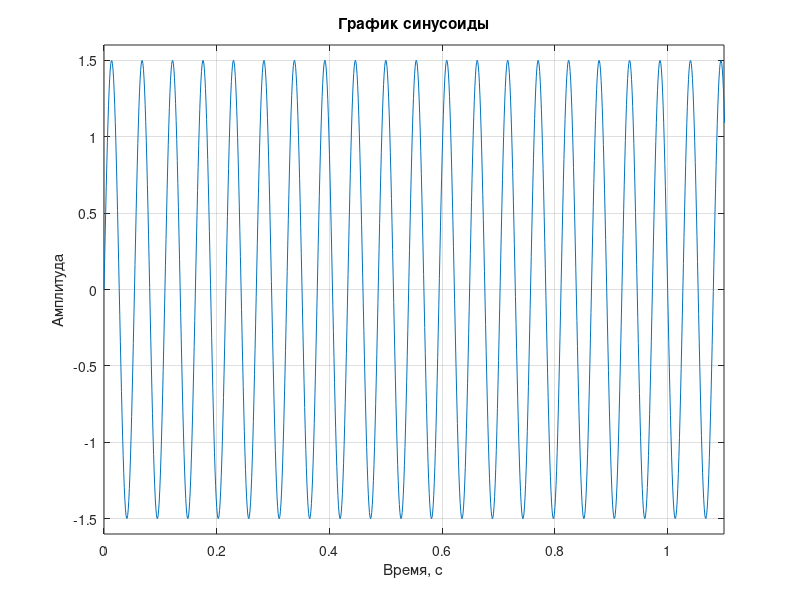
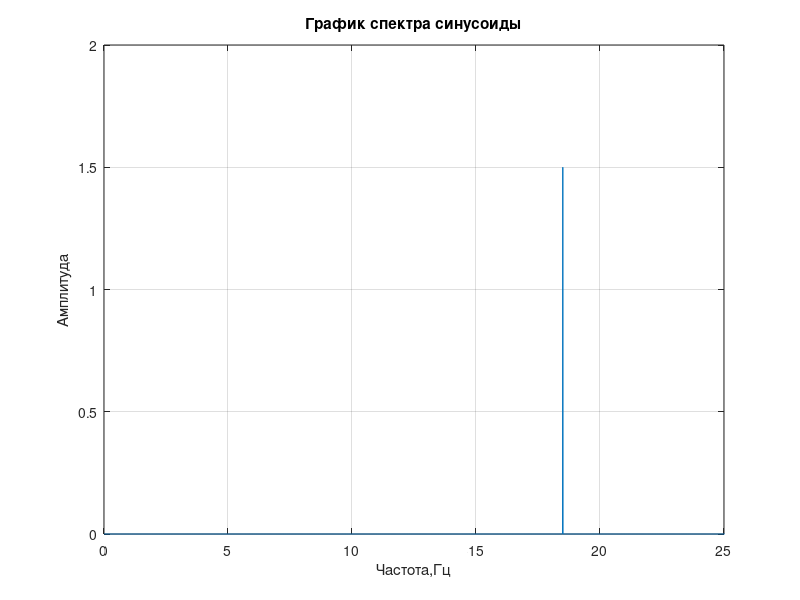
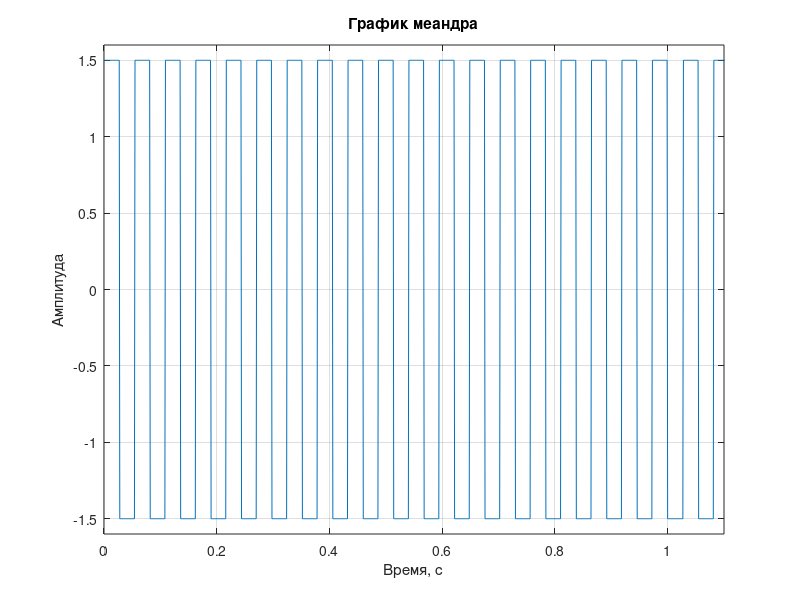
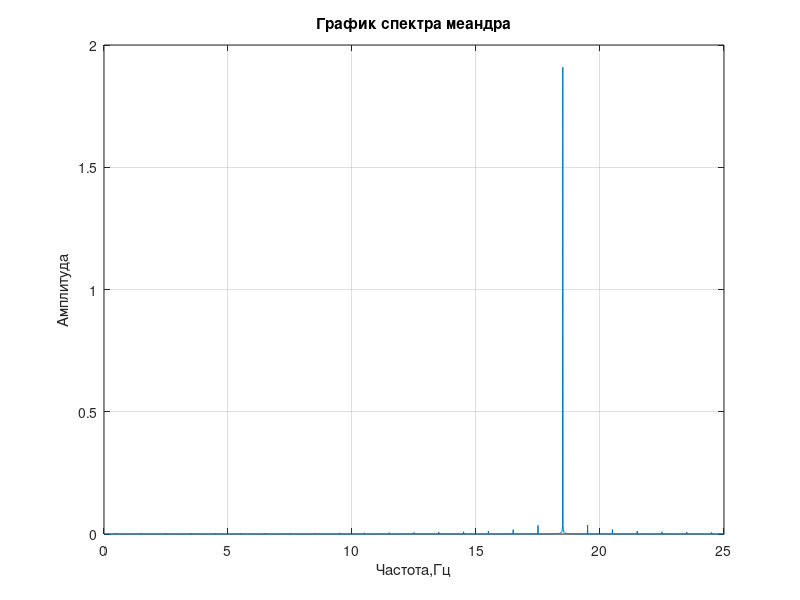

Source code (MATLAB) for these figures, in order: (Note: this script raises an error after producing the figures.)
clear
close all
clc
% параметры
T_0 = 0;
T_k = 100;
T_d = 0.001;
Fd=1000;
N_t = (T_k - T_0)/T_d + 1;

FftL=100000;
F = T_0:Fd/FftL:Fd/2-1/FftL;

% создание вектора времени
t = linspace(T_0, T_k, N_t);
% вариант 5
var = 5;
    
    
% для синусойдного сигнала

% % график синусоиды
sig_sin = 1.5*sin(18.5*2*pi*t);
sig_spec1 = abs(fft(sig_sin,FftL));
% sig_spec1 = fftshift(sig_spec1);
figure;
plot(t, sig_sin);
xlim([0, 1.1]);
ylim([-1.6, 1.6]);
title('График синусоиды');
grid()
ylabel('Амплитуда')
xlabel('Время, с')



%график спектра синусоиды
figure;
sig_spec1 = 2*sig_spec1./FftL;
sig_spec1(1) = sig_spec1(1)/2;
plot(F,sig_spec1(1:length(F)));
xlim([0, 25]);
title('График спектра синусоиды');
grid()
ylabel('Амплитуда')
xlabel('Частота,Гц')



%для меандра

% график меандра
sig_meandr = 1.5*square(18.5*2*pi*t);
sig_spec2 = abs(fft(sig_meandr));
% sig_spec2 = fftshift(sig_spec2);
figure;
plot(t, sig_meandr)
title('График меандра');
grid()
xlim([0, 1.1]);
ylim([-1.6, 1.6]);
ylabel('Амплитуда')
xlabel('Время, с')

% % график спектра меандра
figure;
sig_spec2 = 2*sig_spec2./FftL;
sig_spec2(1) = sig_spec2(1)/2;
plot(F,sig_spec2(1:length(F)));
xlim([0, 25]);
title('График спектра меандра');
grid()
ylabel('Амплитуда')
xlabel('Частота,Гц')



%для пилообразного сигнала

% график пилообразного сигнала
sig_saw = 1.5*sawtooth(18.5*2*pi*t);
sig_spec3 = abs(fft(sig_saw));
figure;
plot(t, sig_saw)
title('График пилообразного сигнала');
xlim([0, 1.1]);
ylim([-1.6, 1.6]);
grid()
ylabel('Амплитуда')
xlabel('Время, с')

% график спектра пилообразного сигнала
% figure;
% sig_spec3 = 2*sig_spec3./FftL;
% sig_spec3(1) = sig_spec3(1)/2;
% plot(F,sig_spec3(1:length(F)));
% xlim([0, 25]);
% title('График спектра пилообразного сигнала');
% grid()
% ylabel('Амплитуда')
% xlabel('Частота,Гц')



% идеальное реле для синусоиды

sig_sin_after_relay = sign(sig_sin);
spec_sig_sin_after_relay = abs(fft(sig_sin_after_relay));

%График спектра синусоиды после идеального реле
figure;
spec_sig_sin_after_relay = 2*spec_sig_sin_after_relay./FftL;
spec_sig_sin_after_relay(1) = spec_sig_sin_after_relay(1)/2;
plot(F,spec_sig_sin_after_relay(1:length(F)));
xlim([0, 25]);
title('График спектра синусоиды после идеального реле');
grid()
ylabel('Амплитуда')
xlabel('Частота,Гц')

%График синусоиды до и после идеального реле
figure;
hold on
plot(t, sig_sin);
plot(t, sig_sin_after_relay);
xlim([0, 0.5]);
title('График синусоиды до и после идеального реле');
legend('Синусоида до идеального реле','Синусоида после идеального реле')
grid()
ylabel('Амплитуда')
xlabel('Время, с')
hold off



% идеальное реле для меандра

sig_meandr_after_relay = sign(sig_meandr);
spec_sig_meandr_after_relay = abs(fft(sig_meandr_after_relay));

%График спектра меандра после идеального реле
figure;
spec_sig_meandr_after_relay = 2*spec_sig_meandr_after_relay./FftL;
spec_sig_meandr_after_relay(1) = spec_sig_meandr_after_relay(1)/2;
plot(F,spec_sig_meandr_after_relay(1:length(F)));
xlim([0, 25]);
title('График спектра меандра после идеального реле');
grid()
ylabel('Амплитуда')
xlabel('Частота,Гц')
%
% %График меандра до и после идеального реле
figure;
hold on
plot(t, sig_meandr);
plot(t, sig_meandr_after_relay);
xlim([0, 0.5]);
title('График меандра до и после идеального реле');
legend('Меандр до идеального реле','Меандр после идеального реле')
grid()
ylabel('Амплитуда')
xlabel('Время, с')
hold off



% идеальное реле для пилообразного сигнала

sig_saw_after_relay = sign(sig_saw);
spec_sig_saw_after_relay = abs(fft(sig_saw_after_relay));

% %График спектра пилообразного сигнала после идеального реле
figure;
spec_sig_saw_after_relay = 2*spec_sig_saw_after_relay./FftL;
spec_sig_saw_after_relay(1) = spec_sig_saw_after_relay(1)/2;
plot(F,spec_sig_saw_after_relay(1:length(F)));
xlim([0, 25]);
title('График спектра пилообразного сигнала после идеального реле');
grid()
ylabel('Амплитуда')
xlabel('Частота,Гц')
%
% %График пилообразного сигнала после идеального реле
figure;
hold on
plot(t, sig_saw);
plot(t, sig_saw_after_relay);
xlim([0, 0.5]);
title('График пилообразного сигнала после идеального реле');
legend('Пилообразный сигнал до идеального реле','Пилообразный сигнал после идеального реле')
grid()
ylabel('Амплитуда')
xlabel('Время, с')
hold off



%реле с мертвой зоной для синусоиды
k=1;
for i = T_0:T_d:T_k
sig_sin_after_relay_dead(k) = dead_zone_scalar(sig_sin(k));
k=k+1;
end
figure
hold on
plot(t, sig_sin);
plot(t, sig_sin_after_relay_dead);
xlim([0, 1.1]);
ylim([-1.6, 1.6]);
title('График синусоиды');
grid()
legend('Синусоида до реле с мертвой зоной','Синусоида после реле с мертвой зоной')
ylabel('Амплитуда')
xlabel('Время, с')
hold off

%график спектра синусоиды
sig_spec7 = abs(fft(sig_sin_after_relay_dead,FftL));
figure;
sig_spec7 = 2*sig_spec7./FftL;
sig_spec7(1) = sig_spec7(1)/2;
% plot(F, sig_spec1);
plot(F,sig_spec7(1:length(F)));
xlim([0, 25]);
title('График спектра синусоиды');
grid()
ylabel('Амплитуда')
xlabel('Частота,Гц')
%
%
% %       
% 
% реле с мертвой зоной для меандра
k=1;
for i = T_0:T_d:T_k
sig_meandr_after_relay_dead(k) = dead_zone_scalar(sig_meandr(k));
k=k+1;
end
figure
hold on
plot(t, sig_meandr);
plot(t, sig_meandr_after_relay_dead);
xlim([0, 1.1]);
ylim([-1.6, 1.6]);
title('График меандра');
grid()
legend('Меандр до реле с мертвой зоной','Меандр после реле с мертвой зоной')
ylabel('Амплитуда')
xlabel('Время, с')
hold off

%график спектра меандра
sig_spec8 = abs(fft(sig_meandr_after_relay_dead,FftL));
figure;
sig_spec8 = 2*sig_spec8./FftL;
sig_spec8(1) = sig_spec8(1)/2;
% plot(F, sig_spec1);
plot(F,sig_spec8(1:length(F)));
xlim([0, 25]);
title('График спектра меандра');
grid()
ylabel('Амплитуда')
xlabel('Частота,Гц')

% реле с мертвой зоной для пилообразного сигнала
k=1;
for i = T_0:T_d:T_k
sig_saw_after_relay_dead(k) = dead_zone_scalar(sig_saw(k));
k=k+1;
end

figure
hold on
plot(t, sig_saw);
plot(t, sig_saw_after_relay_dead);
xlim([0, 1.1]);
ylim([-1.6, 1.6]);
title('График пилообразного сигнала');
grid()
legend('Пилообразный сигнал до реле с мертвой зоной','Пилообразный сигнал после реле с мертвой зоной')
ylabel('Амплитуда')
xlabel('Время, с')
hold off

%график спектра пилообразного сигнала
sig_spec9 = abs(fft(sig_saw_after_relay_dead,FftL));
figure;
sig_spec9 = 2*sig_spec9./FftL;
sig_spec9(1) = sig_spec9(1)/2;
% plot(F, sig_spec1);
plot(F,sig_spec9(1:length(F)));
xlim([0, 25]);
title('График спектра пилообразного сигнала');
grid()
ylabel('Амплитуда')
xlabel('Частота,Гц')



    %реле с насыщением для синусоиды
k=1;
for i = T_0:T_d:T_k
sig_sin_after_relay_saturation(k) = saturation_scalar(sig_sin(k));
k=k+1;
end

figure
hold on
plot(t, sig_sin);
plot(t, sig_sin_after_relay_saturation);
xlim([0, 1.1]);
ylim([-1.6, 1.6]);
title('График синусоиды');
grid()
legend('Синусоида до реле с насыщением','Синусоида после реле с насыщением')
ylabel('Амплитуда')
xlabel('Время, с')
hold off

%график спектра пилообразного сигнала
sig_spec10 = abs(fft(sig_sin_after_relay_saturation,FftL));
figure;
sig_spec10 = 2*sig_spec10./FftL;
sig_spec10(1) = sig_spec10(1)/2;
% plot(F, sig_spec1);
plot(F,sig_spec10(1:length(F)));
xlim([0, 25]);
title('График спектра синусоиды');
grid()
ylabel('Амплитуда')
xlabel('Частота,Гц')

% реле с насыщением для меандра
k=1;
for i = T_0:T_d:T_k
sig_meandr_after_relay_saturation(k) = saturation_scalar(sig_meandr(k));
k=k+1;
end

figure
hold on
plot(t, sig_sin);
plot(t, sig_meandr_after_relay_saturation);
xlim([0, 1.1]);
ylim([-1.6, 1.6]);
title('График меандра');
grid()
legend('Меандр до реле с насыщением','Меандр после реле с насыщением')
ylabel('Амплитуда')
xlabel('Время, с')
hold off

%график спектра меандра
sig_spec11 = abs(fft(sig_sin_after_relay_saturation,FftL));
figure;
sig_spec11 = 2*sig_spec11./FftL;
sig_spec11(1) = sig_spec11(1)/2;
% plot(F, sig_spec1);
plot(F,sig_spec11(1:length(F)));
xlim([0, 25]);
title('График спектра меандра');
grid()
ylabel('Амплитуда')
xlabel('Частота,Гц')

%реле с насыщением для пилообразного сигнала
k=1;
for i = T_0:T_d:T_k
sig_saw_after_relay_saturation(k) = saturation_scalar(sig_saw(k));
k=k+1;
end

figure
hold on
plot(t, sig_saw);
plot(t, sig_saw_after_relay_saturation);
xlim([0, 1.1]);
ylim([-1.6, 1.6]);
title('График пилообразного сигнала');
grid()
legend('Пилообразный сигнал до реле с насыщением','Пилообразный сигнал после реле с насыщением')
ylabel('Амплитуда')
xlabel('Время, с')
hold off

%график спектра пилообразного сигнала
sig_spec12 = abs(fft(sig_sin_after_relay_saturation,FftL));
figure;
sig_spec12 = 2*sig_spec12./FftL;
sig_spec12(1) = sig_spec12(1)/2;
% plot(F, sig_spec1);
plot(F,sig_spec12(1:length(F)));
xlim([0, 25]);
title('График спектра пилообразного сигнала');
grid()
ylabel('Амплитуда')
xlabel('Частота,Гц')

%БИХ фильтр
k = 2;
T = 1.1;
b = [ k/(1+T/0.01) ];
a = [1, -1/(1+0.01/T)];



    % реле с мертвой зоной
    function y = dead_zone_scalar(x)
%         width = 0.5;
       width = 1;
        if abs(x)<width
            y=0;
        elseif x>0
            y=x-width;
        else
            y = x+width;
        end
    end
    %усилитель с насыщением
    function y = saturation_scalar(x)
%       hight = 0.5;
      hight = 1;
      if abs(x)<hight
          y=x;
      elseif x>0
          y=hight;
      else
          y=-hight;
      end
    end



